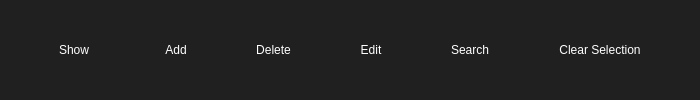
            <widget class="QWidget" name="btn_lists" native="true">
             <property name="minimumSize">
              <size>
               <width>700</width>
               <height>60</height>
              </size>
             </property>
             <property name="styleSheet">
              <string notr="true">QWidget{
	color:white;
	background-color:#202020;
	border-radius:25px;
}
QPushButton{
	padding-right:10px;
	padding-left:10px;
	height:40px;
	border:none;
	border-radius:5px;
}
QPushButton:hover{
	background-color:#8274FF;
}</string>
             </property>
             <layout class="QHBoxLayout" name="horizontalLayout_2">
              <property name="spacing">
               <number>0</number>
              </property>
              <property name="leftMargin">
               <number>0</number>
              </property>
              <property name="topMargin">
               <number>0</number>
              </property>
              <property name="rightMargin">
               <number>0</number>
              </property>
              <property name="bottomMargin">
               <number>0</number>
              </property>
              <item>
               <spacer name="horizontalSpacer_2">
                <property name="orientation">
                 <enum>Qt::Horizontal</enum>
                </property>
                <property name="sizeHint" stdset="0">
                 <size>
                  <width>42</width>
                  <height>20</height>
                 </size>
                </property>
               </spacer>
              </item>
              <item>
               <widget class="QPushButton" name="show_btn">
                <property name="text">
                 <string>Show</string>
                </property>
                <property name="icon">
                 <iconset resource="main_res.qrc">
                  <normaloff>:/newPrefix/main_res/list_white.png</normaloff>:/newPrefix/main_res/list_white.png</iconset>
                </property>
                <property name="iconSize">
                 <size>
                  <width>25</width>
                  <height>25</height>
                 </size>
                </property>
                <property name="checkable">
                 <bool>true</bool>
                </property>
               </widget>
              </item>
              <item>
               <spacer name="horizontalSpacer_9">
                <property name="orientation">
                 <enum>Qt::Horizontal</enum>
                </property>
                <property name="sizeHint" stdset="0">
                 <size>
                  <width>40</width>
                  <height>20</height>
                 </size>
                </property>
               </spacer>
              </item>
              <item>
               <widget class="QPushButton" name="add_btn">
                <property name="font">
                 <font>
                  <family>Arial</family>
                  <pointsize>9</pointsize>
                 </font>
                </property>
                <property name="styleSheet">
                 <string notr="true"/>
                </property>
                <property name="text">
                 <string>  Add</string>
                </property>
                <property name="icon">
                 <iconset resource="main_res.qrc">
                  <normaloff>:/newPrefix/main_res/add_white.png</normaloff>:/newPrefix/main_res/add_white.png</iconset>
                </property>
                <property name="iconSize">
                 <size>
                  <width>25</width>
                  <height>25</height>
                 </size>
                </property>
                <property name="checkable">
                 <bool>true</bool>
                </property>
               </widget>
              </item>
              <item>
               <spacer name="horizontalSpacer_6">
                <property name="orientation">
                 <enum>Qt::Horizontal</enum>
                </property>
                <property name="sizeHint" stdset="0">
                 <size>
                  <width>42</width>
                  <height>20</height>
                 </size>
                </property>
               </spacer>
              </item>
              <item>
               <widget class="QPushButton" name="delete_btn">
                <property name="text">
                 <string>Delete</string>
                </property>
                <property name="icon">
                 <iconset resource="main_res.qrc">
                  <normaloff>:/newPrefix/main_res/delete_white.png</normaloff>:/newPrefix/main_res/delete_white.png</iconset>
                </property>
                <property name="iconSize">
                 <size>
                  <width>25</width>
                  <height>25</height>
                 </size>
                </property>
                <property name="checkable">
                 <bool>true</bool>
                </property>
               </widget>
              </item>
              <item>
               <spacer name="horizontalSpacer">
                <property name="orientation">
                 <enum>Qt::Horizontal</enum>
                </property>
                <property name="sizeHint" stdset="0">
                 <size>
                  <width>40</width>
                  <height>20</height>
                 </size>
                </property>
               </spacer>
              </item>
              <item>
               <widget class="QPushButton" name="edit_btn">
                <property name="text">
                 <string>Edit</string>
                </property>
                <property name="icon">
                 <iconset resource="main_res.qrc">
                  <normaloff>:/newPrefix/main_res/changes_white.png</normaloff>:/newPrefix/main_res/changes_white.png</iconset>
                </property>
                <property name="iconSize">
                 <size>
                  <width>25</width>
                  <height>25</height>
                 </size>
                </property>
                <property name="checkable">
                 <bool>true</bool>
                </property>
               </widget>
              </item>
              <item>
               <spacer name="horizontalSpacer_7">
                <property name="orientation">
                 <enum>Qt::Horizontal</enum>
                </property>
                <property name="sizeHint" stdset="0">
                 <size>
                  <width>42</width>
                  <height>20</height>
                 </size>
                </property>
               </spacer>
              </item>
              <item>
               <widget class="QPushButton" name="search_btn">
                <property name="text">
                 <string>Search</string>
                </property>
                <property name="icon">
                 <iconset resource="main_res.qrc">
                  <normaloff>:/newPrefix/main_res/search_white.png</normaloff>:/newPrefix/main_res/search_white.png</iconset>
                </property>
                <property name="iconSize">
                 <size>
                  <width>25</width>
                  <height>25</height>
                 </size>
                </property>
                <property name="checkable">
                 <bool>true</bool>
                </property>
               </widget>
              </item>
              <item>
               <spacer name="horizontalSpacer_8">
                <property name="orientation">
                 <enum>Qt::Horizontal</enum>
                </property>
                <property name="sizeHint" stdset="0">
                 <size>
                  <width>42</width>
                  <height>20</height>
                 </size>
                </property>
               </spacer>
              </item>
              <item>
               <widget class="QPushButton" name="clear_sel_btn">
                <property name="text">
                 <string>Clear Selection</string>
                </property>
                <property name="icon">
                 <iconset resource="main_res.qrc">
                  <normaloff>:/newPrefix/main_res/clear_white.png</normaloff>:/newPrefix/main_res/clear_white.png</iconset>
                </property>
                <property name="iconSize">
                 <size>
                  <width>25</width>
                  <height>25</height>
                 </size>
                </property>
                <property name="checkable">
                 <bool>true</bool>
                </property>
               </widget>
              </item>
              <item>
               <spacer name="horizontalSpacer_3">
                <property name="orientation">
                 <enum>Qt::Horizontal</enum>
                </property>
                <property name="sizeHint" stdset="0">
                 <size>
                  <width>40</width>
                  <height>20</height>
                 </size>
                </property>
               </spacer>
              </item>
             </layout>
            </widget>
